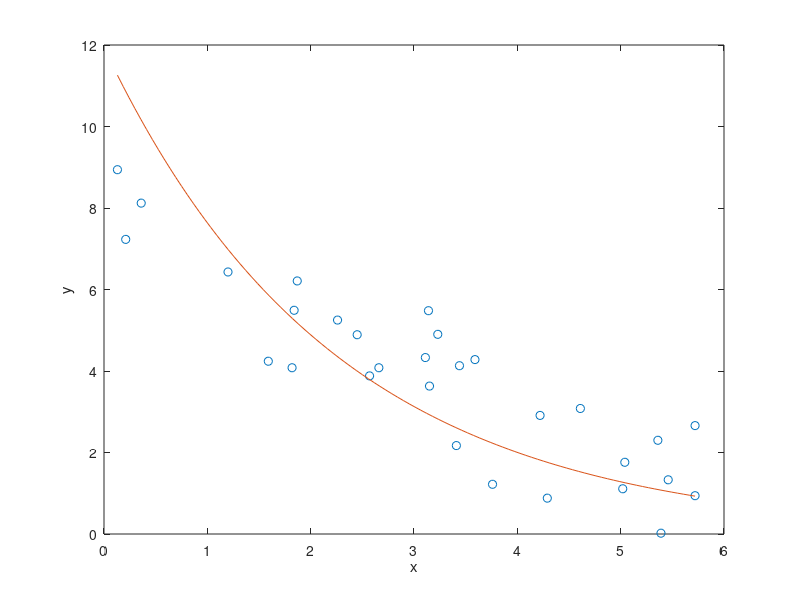

Recreate this plot in MATLAB. (Note: this script raises an error after producing the figure.)
%% Pitfalls in Fitting Nonlinear Models by Transforming to Linearity

%   Copyright 2005 The MathWorks, Inc.
%   $Revision: 1.1.6.1 $  $Date: 2005/06/21 19:46:44 $

%%
% Imagine that we have collected measurements on two variables, x and y, and
% we want to model y as a function of x.  Assume that x is measured exactly,
% while measurements of y are affected by additive, symmetric, zero-mean
% errors.
x = [5.72 4.22 5.72 3.59 5.04 2.66 5.02 3.11 0.13 2.26 ...
     5.39 2.57 1.20 1.82 3.23 5.46 3.15 1.84 0.21 4.29 ...
     4.61 0.36 3.76 1.59 1.87 3.14 2.45 5.36 3.44 3.41]';
y = [2.66 2.91 0.94 4.28 1.76 4.08 1.11 4.33 8.94 5.25 ...
     0.02 3.88 6.43 4.08 4.90 1.33 3.63 5.49 7.23 0.88 ...
     3.08 8.12 1.22 4.24 6.21 5.48 4.89 2.30 4.13 2.17]';

%%
% Let's also assume that theory tells us that these data should follow a model
% of exponential decay, y = p1*exp(p2*x), where p1 is positive and p2 is
% negative.  To fit this model, we could use nonlinear least squares.
modelFun = @(p,x) p(1)*exp(p(2)*x);
%%
% But the nonlinear model can also be transformed to a linear one by taking
% the log on both sides, to get log(y) = log(p1) + p2*x. That's tempting,
% because we can fit that linear model by ordinary linear least squares.  The
% coefficients we'd get from a linear least squares would be log(p1) and p2.
paramEstsLin = [ones(size(x)), x] \ log(y);
paramEstsLin(1) = exp(paramEstsLin(1))

%%
% How did we do?  We can superimpose the fit on the data to find out.
xx = linspace(min(x), max(x));
yyLin = modelFun(paramEstsLin, xx);
plot(x,y,'o', xx,yyLin,'-');
xlabel('x'); ylabel('y');
legend({'Raw data','Linear fit on the log scale'},'location','NE');

%%
% Something seems to have gone wrong, because the fit doesn't really follow
% the trend that we can see in the raw data.  What kind of fit would we get
% if we used |nlinfit| to do nonlinear least squares instead?  We'll use the
% previous fit as a rough starting point, even though it's not a great fit.
paramEsts = nlinfit(x, y, modelFun, paramEstsLin)
%%
yy = modelFun(paramEsts,xx);
plot(x,y,'o', xx,yyLin,'-', xx,yy,'-');
xlabel('x'); ylabel('y');
legend({'Raw data','Linear fit on the log scale', 'Nonlinear fit on the original scale'},'location','NE');

%%
% The fit using |nlinfit| more or less passes through the center of the data
% point scatter.  A residual plot shows something approximately like an even
% scatter about zero.
r = y-modelFun(paramEsts,x);
plot(x,r,'+', [min(x) max(x)],[0 0],'k:');
xlabel('x'); ylabel('resdiuals');

%%
% So what went wrong with the linear fit?  The problem is in log transform. If
% we plot the data and the two fits on the log scale, we can see that there's
% an extreme outlier.
plot(x,log(y),'o', xx,log(yyLin),'-', xx,log(yy),'-');
xlabel('x'); ylabel('log(y)');
ylim([-5,3]);
legend({'Raw data', 'Linear fit on the log scale','Nonlinear fit on the original scale'},'location','SW');
%%
% That observation is not an outlier in the original data, so what happened to
% make it one on the log scale?  The log transform is exactly the right thing
% to straighten out the trend line.  But the log is a very nonlinear
% transform, and so symmetric measurement errors on the original scale have
% become asymmetric on the log scale.  Notice that the oulier had the smallest
% y value on the original scale -- close to zero.  The log transform has
% "stretched out" that smallest y value more than its neighbors.  We made the
% linear fit on the log scale, and so it is very much affected by that
% outlier.
%
% Had the measurement at that one point been slightly different, the two fits
% might have been much more similar.  For example, 
y(11) = 1;
paramEsts = nlinfit(x, y, modelFun, [10;-.3])
%%
paramEstsLin = [ones(size(x)), x] \ log(y);
paramEstsLin(1) = exp(paramEstsLin(1))
%%
yy = modelFun(paramEsts,xx);
yyLin = modelFun(paramEstsLin, xx);
plot(x,y,'o', xx,yyLin,'-', xx,yy,'-');
xlabel('x'); ylabel('y');
legend({'Raw data', 'Linear fit on the log scale','Nonlinear fit on the original scale'},'location','NE');

%%
% Still, the two fits are different.  Which one is "right"?  To answer that,
% suppose that instead of additive measurement errors, measurements of y were
% affected by multiplicative errors.  These errors would not be symmetric, and
% least squares on the original scale would not be appropriate.  On the other
% hand, the log transform would make the errors symmetric on the log scale,
% and the linear least squares fit on that scale is appropriate.
%
% So, which method is "right" depends on what assumptions you are willing to
% make about your data.  In practice, when the noise term is small relative to
% the trend, the log transform is "locally linear" in the sense that y values
% near the same x value will not be stretched out too asymmetrically.  In that
% case, the two methods lead to essentially the same fit.  But when the noise
% term is not small, you should consider what assumptions are realistic, and
% choose an appropriate fitting method.


displayEndOfDemoMessage(mfilename)
